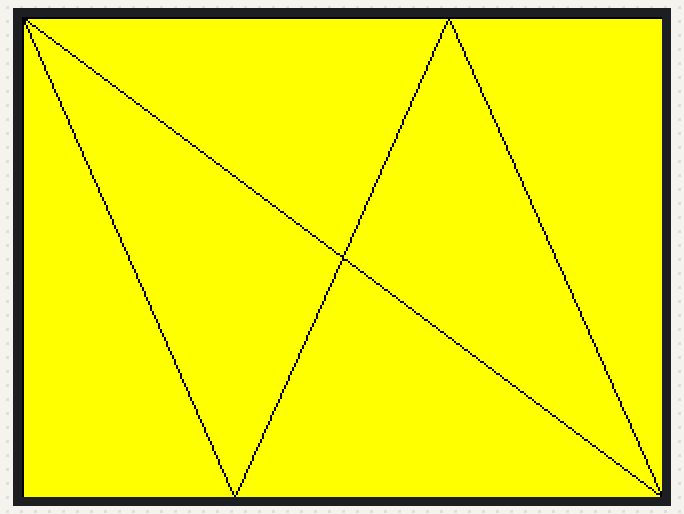
A sketch run on a simulated Arduino Uno, built with avr-gcc and run on an emulated ATmega328P. On the bench: 320×240 colour display.

Above: at 0.3 s.

The sketch:

Ej4_symmetry.ino
```cpp
#include <SPFD5408_Adafruit_GFX.h>    // Core graphics library
#include <SPFD5408_Adafruit_TFTLCD.h> // Hardware-specific library

//Arduino UNO Pin Definition
#define LCD_CS A3 // Chip Select goes to Analog 3
#define LCD_CD A2 // Command/Data goes to Analog 2
#define LCD_WR A1 // LCD Write goes to Analog 1
#define LCD_RD A0 // LCD Read goes to Analog 0
#define LCD_RESET A4 // Can alternately just connect to Arduino's reset pin

// Assign human-readable names to some common 16-bit color values:
#define  BLACK   0x0000
#define BLUE    0x001F
#define RED     0xF800
#define GREEN   0x07E0
#define CYAN    0x07FF
#define MAGENTA 0xF81F
#define YELLOW  0xFFE0
#define WHITE   0xFFFF

//Declaracion objeto TFT
Adafruit_TFTLCD tft(LCD_CS, LCD_CD, LCD_WR, LCD_RD, LCD_RESET);

//Variables globales de TFT y de malla
int width, height;
  //Numero de filas, columnas, anchura y altura de subpixel
int col, row;

void setup() {
  Serial.begin(9600);
  tft.begin(0x9341); // SDFP5408

  tft.setRotation(1);
  tft.fillScreen(YELLOW);

  width = tft.width();
  height = tft.height();

  //Ahora subdiviremos los triangulos en otros subtriangulos con las coordenadas definidas para crear una subdivision denominada subhexel

  //Numero de columnas *Solo necesitamos conocer las columnas, ya que las filas las calcularemos mediante una formula trigonometricae base a este numero.
  col = 17;

  subhexel( 1, BLACK);
}

void loop() {

}

void subhexel(bool sym, uint16_t color){

    float w = width;
    float h = height;

    float PX[] = {0,w/3, w/2, 2*w/3, w};
    float PY[]= {0,h/2, h};

    if (!sym){

      PY[0] = h;
      PY[1] = h/2;
      PY[2] = 0;
    }

    //Vamos a crear 6 subtriangulos dentro de un area determinada

    tft.drawTriangle(   PX[0], PY[0], PX[1], PY[2] , PX[0], PY[2], color);
    tft.drawTriangle(   PX[0], PY[0], PX[2], PY[1] , PX[1], PY[2], color);
    tft.drawTriangle(   PX[0], PY[0], PX[3], PY[0] , PX[2], PY[1], color);

    tft.drawTriangle(   PX[4], PY[2], PX[3], PY[0], PX[4], PY[0] , color);
    tft.drawTriangle(   PX[4], PY[2], PX[2], PY[1], PX[3], PY[0] , color);
    tft.drawTriangle(   PX[4], PY[2], PX[1], PY[2] , PX[2], PY[1] , color);

    //borderCorrection();
}

void borderCorrection(){
  tft.drawFastHLine(-2, -1, width,  BLACK);
  tft.drawFastVLine(-2, -1, height,  BLACK);
  tft.drawFastVLine(-1, -1, height,  BLACK);
}
```
